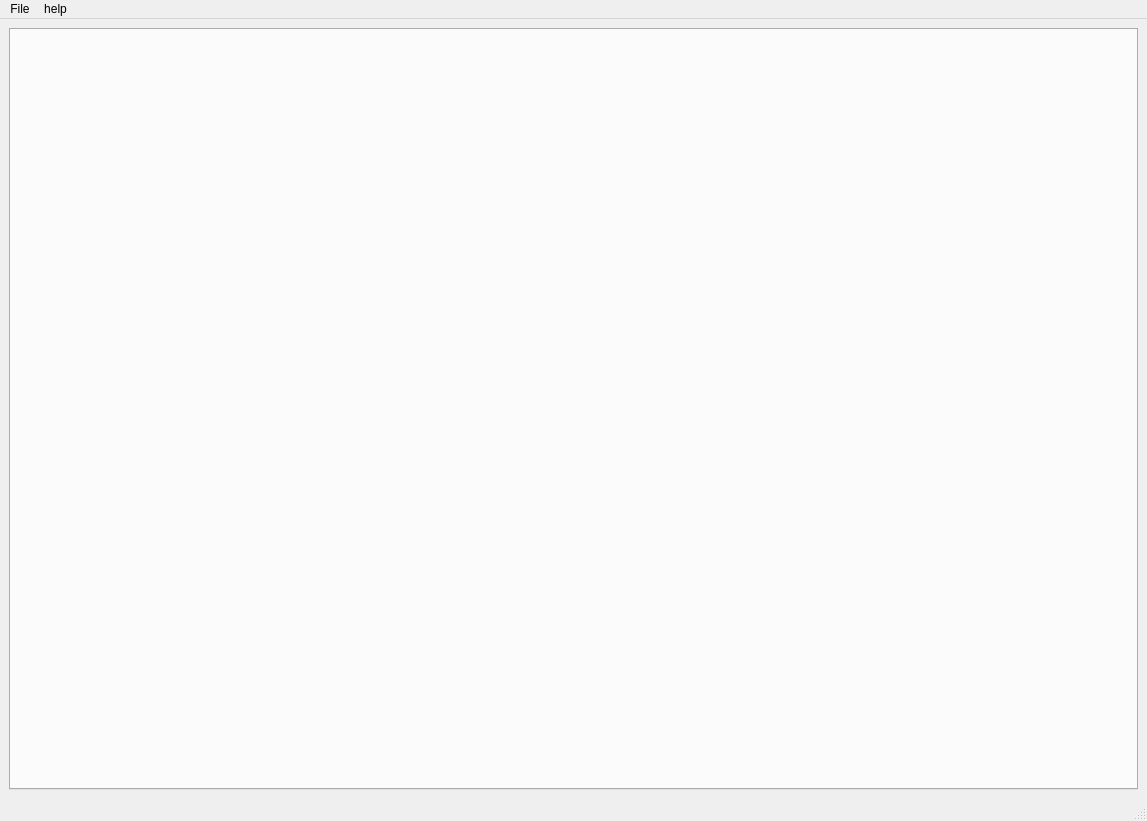
<?xml version="1.0" encoding="UTF-8"?>
<ui version="4.0">
 <class>MainEditor</class>
 <widget class="QMainWindow" name="MainEditor">
  <property name="geometry">
   <rect>
    <x>0</x>
    <y>0</y>
    <width>1147</width>
    <height>821</height>
   </rect>
  </property>
  <property name="windowTitle">
   <string>Piper editor</string>
  </property>
  <widget class="QWidget" name="centralWidget">
   <layout class="QGridLayout" name="gridLayout_2">
    <item row="0" column="0">
     <widget class="piper::EditorTab" name="editor_tab">
      <property name="currentIndex">
       <number>-1</number>
      </property>
      <property name="tabsClosable">
       <bool>true</bool>
      </property>
      <property name="movable">
       <bool>true</bool>
      </property>
     </widget>
    </item>
   </layout>
  </widget>
  <widget class="QMenuBar" name="menuBar">
   <property name="geometry">
    <rect>
     <x>0</x>
     <y>0</y>
     <width>1147</width>
     <height>22</height>
    </rect>
   </property>
   <widget class="QMenu" name="menuFile">
    <property name="title">
     <string>File</string>
    </property>
    <addaction name="actionload"/>
    <addaction name="actionsave"/>
    <addaction name="actionsave_on"/>
    <addaction name="actionexport"/>
    <addaction name="actionload_json"/>
   </widget>
   <widget class="QMenu" name="menuhelp">
    <property name="title">
     <string>help</string>
    </property>
    <addaction name="actionshow"/>
   </widget>
   <addaction name="menuFile"/>
   <addaction name="menuhelp"/>
  </widget>
  <widget class="QStatusBar" name="statusBar"/>
  <action name="actionsave">
   <property name="text">
    <string>save</string>
   </property>
   <property name="shortcut">
    <string>Ctrl+S</string>
   </property>
  </action>
  <action name="actionload">
   <property name="text">
    <string>open</string>
   </property>
   <property name="shortcut">
    <string>Ctrl+O</string>
   </property>
  </action>
  <action name="actionexport">
   <property name="text">
    <string>export</string>
   </property>
  </action>
  <action name="actionsave_on">
   <property name="text">
    <string>save on</string>
   </property>
   <property name="shortcut">
    <string>Ctrl+Shift+S</string>
   </property>
  </action>
  <action name="actionload_json">
   <property name="text">
    <string>load json</string>
   </property>
  </action>
  <action name="actionshow">
   <property name="text">
    <string>show</string>
   </property>
  </action>
 </widget>
 <customwidgets>
  <customwidget>
   <class>piper::EditorTab</class>
   <extends>QTabWidget</extends>
   <header>EditorTab.h</header>
   <container>1</container>
  </customwidget>
 </customwidgets>
 <resources>
  <include location="../ressources/resources.qrc"/>
 </resources>
 <connections/>
</ui>
